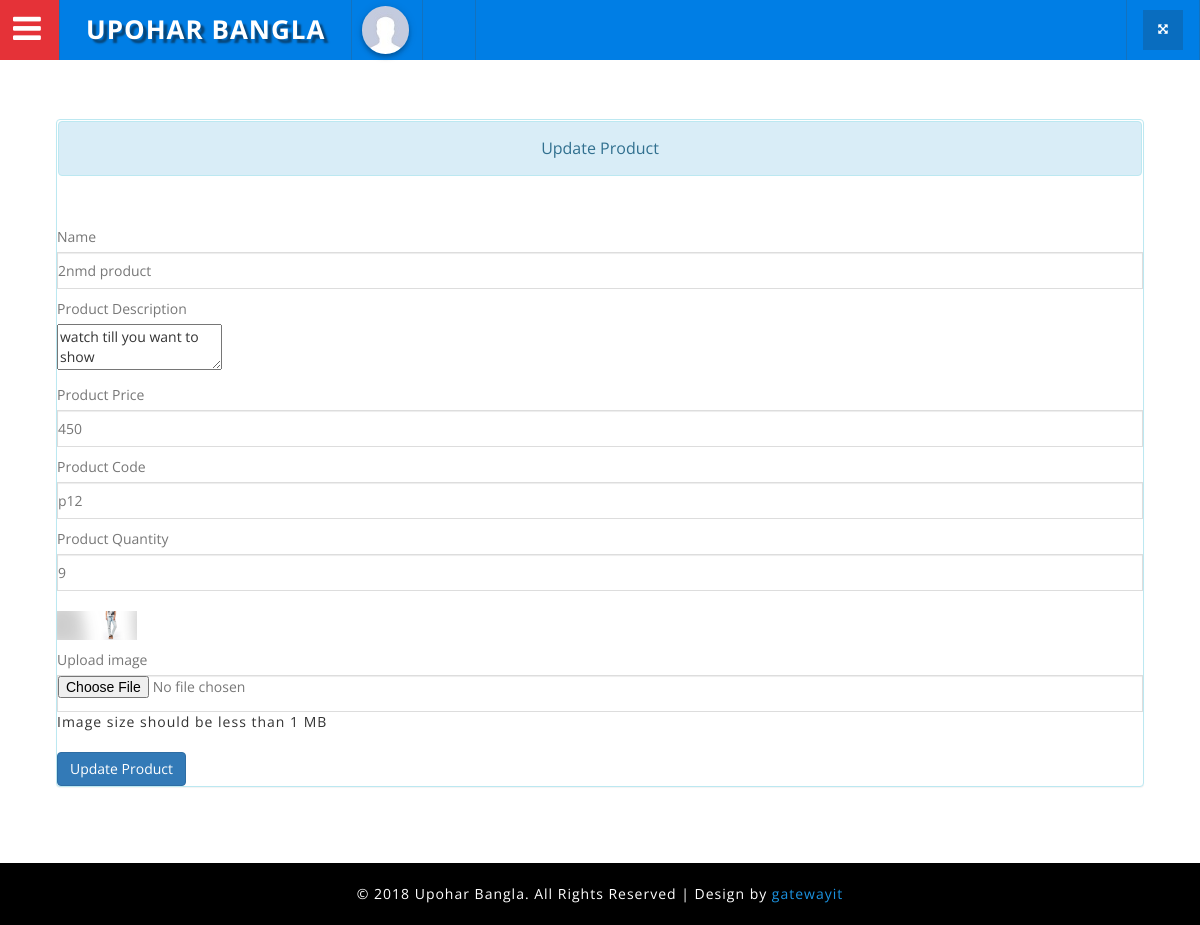
/Super_admin/edit_product/117, run on an earlier commit of the app's database.
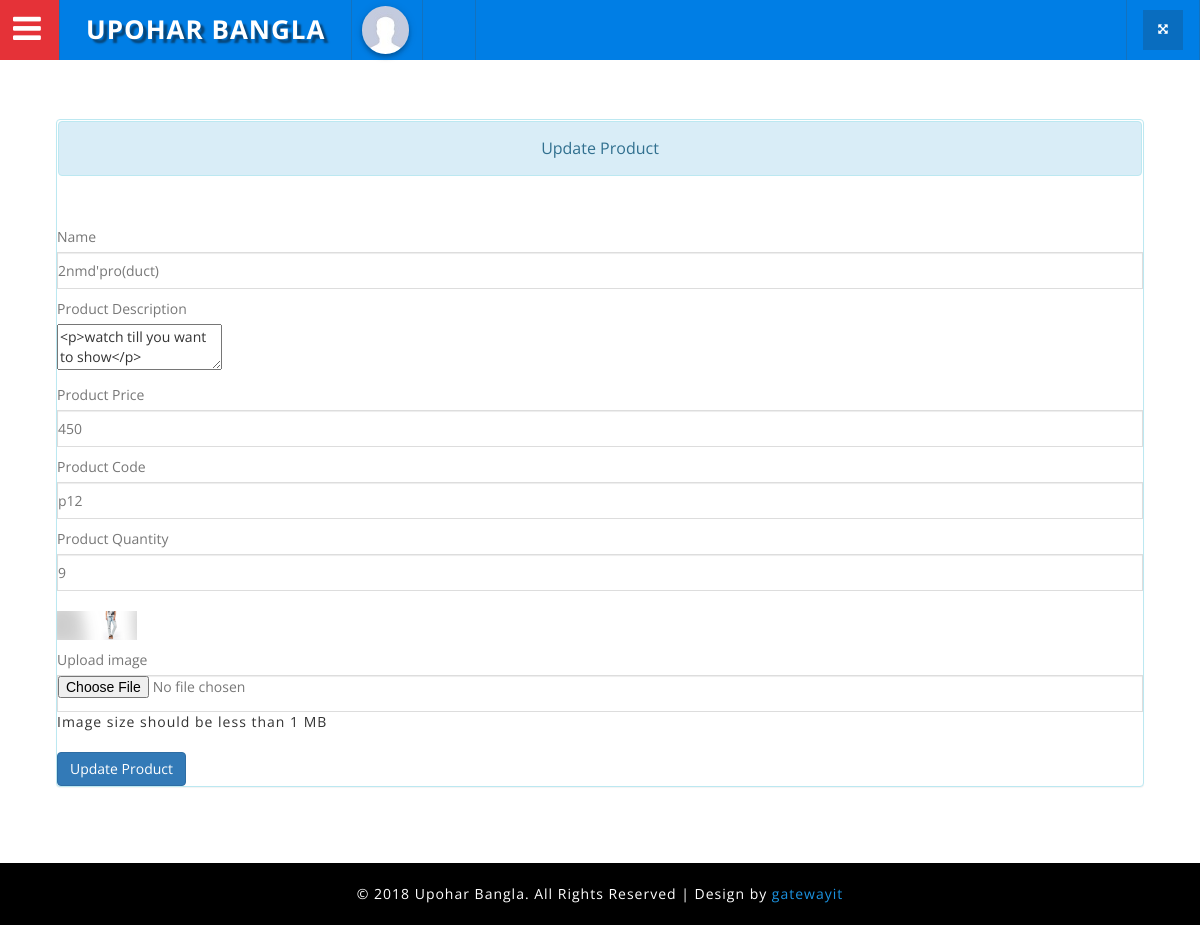
And on a later commit of the database.
### tables this page shows
CREATE TABLE IF NOT EXISTS `product` (
  `prod_id` int(11) NOT NULL AUTO_INCREMENT,
  `prod_catid` int(11) NOT NULL,
  `prod_subcatid` int(11) DEFAULT NULL,
  `prod_subcatid2` int(3) DEFAULT NULL,
  `prod_name` varchar(100) NOT NULL,
  `prod_price` double NOT NULL,
  `prod_code` varchar(100) NOT NULL,
  `prod_qty` int(3) NOT NULL,
  `prod_desc` text NOT NULL,
  `image` varchar(100) NOT NULL,
  `date` timestamp NOT NULL DEFAULT CURRENT_TIMESTAMP ON UPDATE CURRENT_TIMESTAMP,
  PRIMARY KEY (`prod_id`)
);

### application/controllers/Super_admin.php (called while the page is built, shortened)
<?php
class Super_admin extends CI_Controller
{
	public function __construct(){
		$this->load->model('Admin_model');
		$this->load->helper('admin_helper');
	}
	public function edit_product($id){
		$data['selected_product'] = $this->Admin_model->select_product($id);
		$this->load->view('admin/edit_product',$data,'true');
	}
}

### index.php (called while the page is built, shortened)
<?php
require_once BASEPATH.'core/CodeIgniter.php';

### application/models/Admin_model.php (called while the page is built, shortened)
<?php
class Admin_model extends CI_Model{
	public function select_product($id){
		$query = $this->db->select('*')->from('product')->where('prod_id',$id)->get()->row();
		return $query;
	}
}
?>

### application/views/admin/edit_product.php (the view, shortened to what this page needs)
<?php include('header.php'); ?>
	<div class="inner_content">
		<div class="inner_content_w3_agile_info">
      <div class="agile_top_w3_grids">
  			<div class="panel panel-info">
          <div class="block">
              <div class="navbar navbar-inner block-header">
                  <div class="alert alert-info" style="text-align: center;font-size: 16px;">Update Product</div>
              </div>
              <div class="block-content collapse in">
                  <div class="span12">
                      <form action="<?php echo base_url('Super_admin/UpdateProduct');?>" enctype="multipart/form-data" method="post">
                          <div class="control-group">
                            <label class="control-label" for="userfile">Name</label>
                            <div class="controls">
                              <input type="text" name="name" value="<?= $selected_product->prod_name; ?>" class="form-control" required>
                            </div>
                          </div>
                          <div class="control-group">
                            <label class="control-label" for="userfile">Product Description</label>
                            <div class="controls">
                              <textarea name="description"><?= $selected_product->prod_desc; ?></textarea>
                            </div>
                          </div>
                          <div class="control-group">
                            <label class="control-label" for="userfile">Product Price</label>
                            <div class="controls">
                              <input type="text" name="price" value="<?= $selected_product->prod_price; ?>" class="form-control" required>
                            </div>
                          </div>
                          <div class="control-group">
                            <label class="control-label" for="userfile">Product Code</label>
                            <div class="controls">
                              <input type="text" name="code" value="<?= $selected_product->prod_code; ?>" class="form-control" required>
                            </div>
                          </div>
                          <div class="control-group">
                            <label class="control-label" for="userfile">Product Quantity</label>
                            <div class="controls">
                              <input type="number" name="prod_qty" value="<?= $selected_product->prod_qty; ?>" class="form-control" required>
                            </div>
                          </div>
                          <br>
                          <div class="control-group">
                            <div class="controls">
                              <img src="<?= base_url($selected_product->image); ?>" height="120px" width="80px" class="img-responsive">
                            </div>
                          </div>
                          <div class="control-group">
                            <label class="control-label" for="userfile">Upload image</label>
                            <div class="controls">
                              <input type="file" name="image" class="form-control">
                            </div>
                            <p>Image size should be less than 1 MB</p>
                          </div>
                          <br>
                          <div class="form-actions">
                            <button type="submit" name="submit" class="btn btn-primary">Update Product</button>
                          </div>
                      </form>
                  </div>
              </div>
          </div>
  			</div>
      </div>
		</div>
	</div>
<?php include('footer.php'); ?>

What changed in the data, as far as the page shows it:
changed product: name "2nmd product" → "2nmd'pro(duct)"; description "watch till you want to show" → "<p>watch till you want to show</p>"
